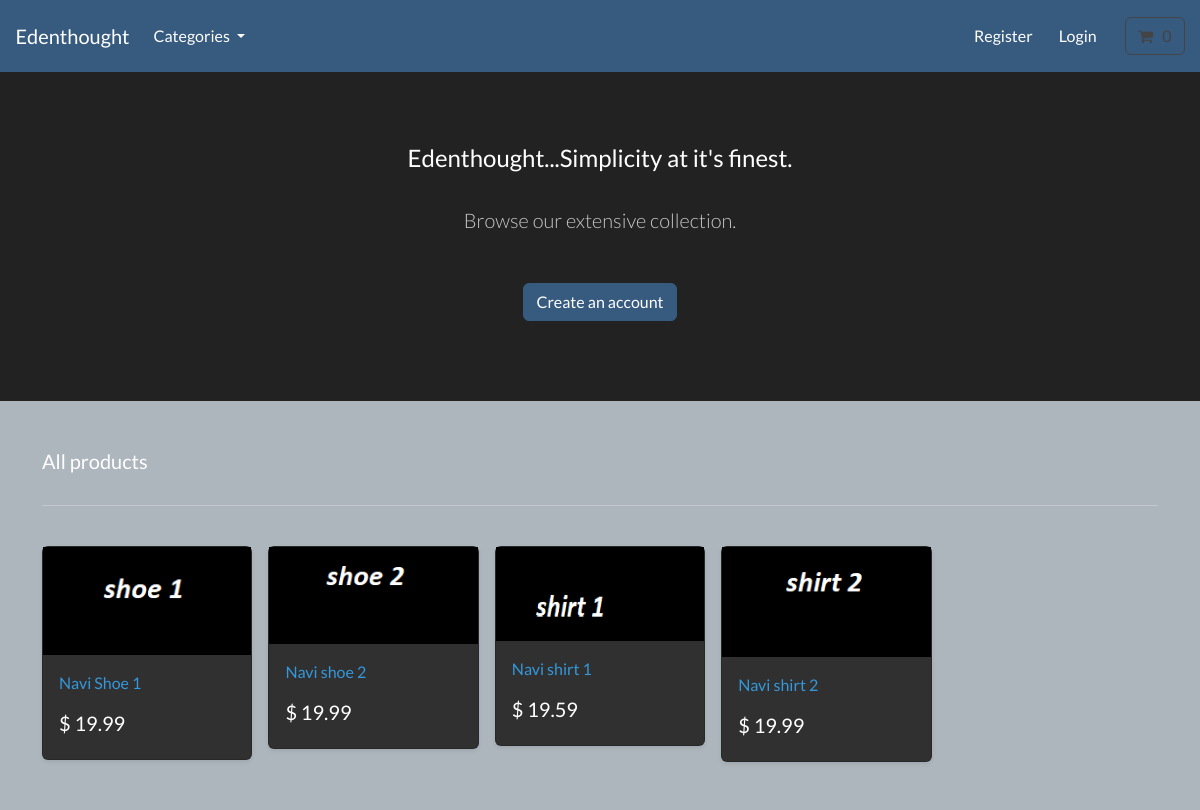
The app's page /, older data.
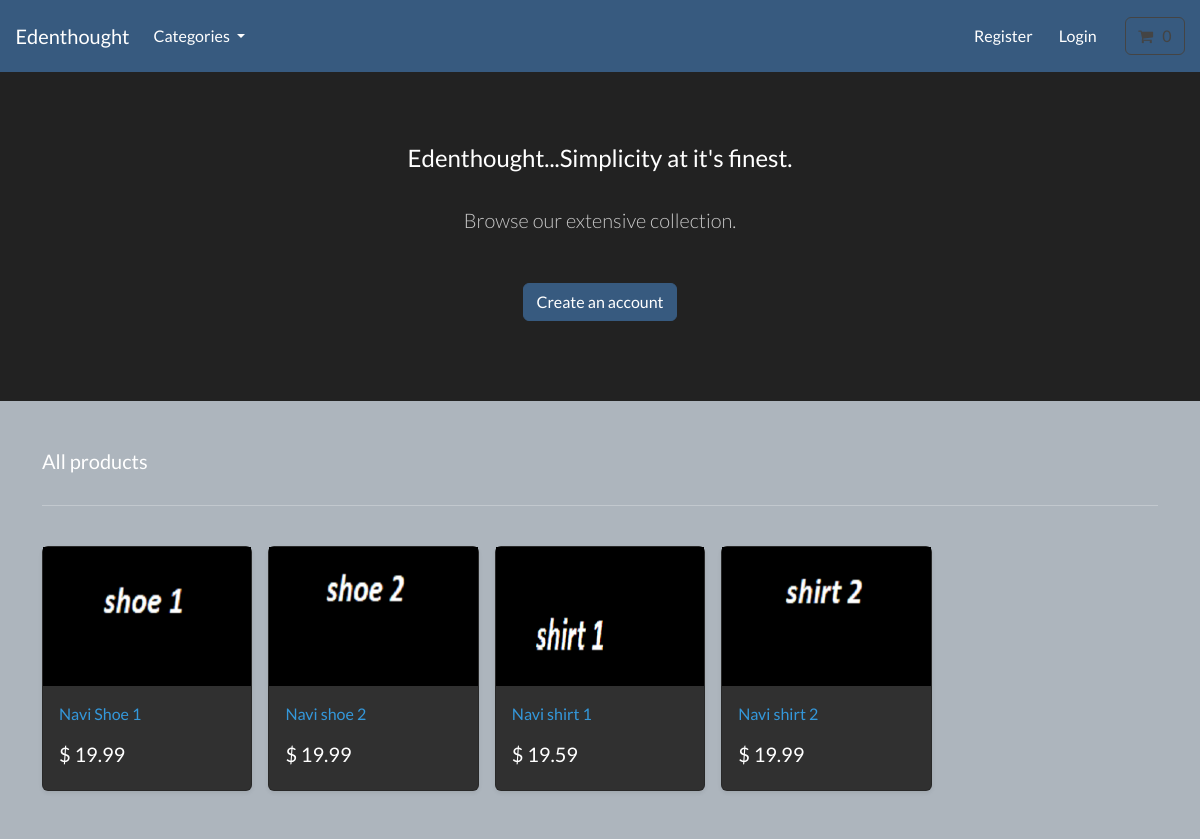
The same page, newer data.
### store/models.py (models this page shows, shortened)
class Product(models.Model):
    category = models.ForeignKey(Category, related_name='product', on_delete=models.CASCADE, null = True)
    title = models.CharField(max_length=255)
    brand = models.CharField(max_length=255, default='unbranded')
    description = models.TextField(blank=True)
    slug = models.SlugField(max_length=255)
    price = models.DecimalField(max_digits=4, decimal_places=2)
    image = models.ImageField(upload_to='images/')
    class Meta:
        verbose_name_plural = 'products'
    def get_absolute_url(self):
        return reverse('product-info', args=[self.slug])

### store/views.py (the view)
# urls.py: path('' , include('store.urls')),
def store(request):
    all_products = Product.objects.all()
    context = {'my_products': all_products}
    return render(request, 'store/store.html', context)

### cart/cart.py (called while the page is built)
    def __len__(self):
        return sum(item['qty'] for item in self.cart.values())

### cart/context_processors.py (called while the page is built)
def cart(request):
    return {'cart': Cart(request)}

### store/models.py (called while the page is built)
    def get_absolute_url(self):
        return reverse('list-category', args=[self.slug])

### store/views.py (called while the page is built)
def categories(request):
    all_categories = Category.objects.all()
    return {'all_categories': all_categories}

### store/templates/store/store.html
{% extends "./base.html" %}
{% load static %}
{% block content %}
    <section class="py-4 text-center container">
        <div class="row py-lg-5">
            <div class="col-lg-6 col-md-8 mx-auto">
                <h4> Edenthought...Simplicity at it's finest. </h4>
                <br>
                <p class="lead text-muted">
                Browse our extensive collection.
                </p>
                <br>
                <a href="#" class="btn btn-primary my-2"> Create an account </a>
            </div>
        </div>
    </section>
       <div class="album py-5 bg-light">
        <div class="container">
          <div class="pb-3 h5"> All products </div>
          <hr>
          <br>
          <div class="row row-cols-1 row-cols-sm-2 row-cols-md-5 g-3">
          {%for product in my_products%}
                <div class="col">
                  <div class="card shadow-sm">
                    <img class="img-fluid" alt="Responsive image" src="{{product.image.url}}">
                    <div class="card-body">
                      <p class="card-text">
                        <a class="text-info text-decoration-none" href="{{product.get_absolute_url}}">{{product.title | capfirst}}</a>
                      </p>
                      <div class="d-flex justify-content-between align-items-center">
                        <h5> $ {{ product.price }} </h5>
                      </div>
                    </div>
                  </div>
                </div>
              {%endfor%}
          </div>
        </div>
      </div>
{% endblock %}

### store/templates/store/base.html (shortened to what this page needs)
{% load static %}
<!DOCTYPE html>
<html>
    <head>
        <link rel="stylesheet" href="https://bootswatch.com/5/darkly/bootstrap.min.css">
        <link rel="stylesheet" href="https://cdnjs.cloudflare.com/ajax/libs/font-awesome/4.7.0/css/font-awesome.min.css">
    </head>
    <nav class="navbar navbar-expand-lg bg-primary justify-content-center">
        <a class="navbar-brand main-heading text-white" href="{% url 'store' %}">
        &nbsp; &nbsp; Edenthought
        </a>
        <div class="collapse navbar-collapse" id="navbarCollapse">
            <ul class="navbar-nav me-auto mb-2 mb-md-0">
                <li class="nav-item dropdown">
                    <a class="nav-link dropdown-toggle text-white" href="#" id="navbarDropdown" role="button"
                    data-bs-toggle="dropdown" aria-expanded="false">
                        Categories
                    </a>
                </li>
            </ul>
        </div>
        <div class="collapse navbar-collapse text-center" id="navbarNavDropdown">
            <ul class="navbar-nav ms-auto">
                <li class="nav-item">
                    <a class="btn btn-alert navbar-btn text-white" type="button"  href="/"> Register </a>
                </li>
                <li class="nav-item">
                    <a class="btn btn-alert navbar-btn text-white" type="button"  href="/"> Login </a>
                </li>
                <li class="nav-item">
                    <a type="button" role="button" href="{%url 'cart-summary'%}" class="btn btn-outline-secondary">
                        <i class="fa fa-shopping-cart" aria-hidden="true"> </i>
                        <div id="cart-qty" class="d-inline-flex">
                        </div>
                    </a>
                </li>
            </ul>
        </div>
    </nav>
    <body>
        {% block content %}
        {% endblock %}
    </body>
</html>

Row changes from the older to the newer data that the page shows:
changed Product "Navi Shoe 1": image: a different picture
changed Product "Navi shoe 2": image: a different picture
changed Product "Navi shirt 1": image: a different picture
changed Product "Navi shirt 2": image: a different picture
